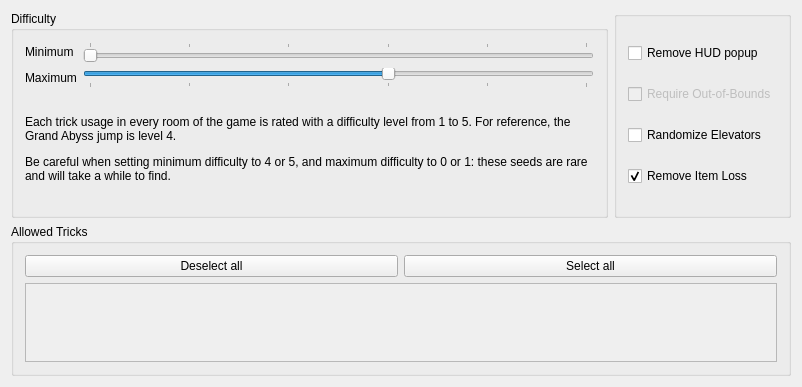
<?xml version="1.0" encoding="UTF-8"?>
<ui version="4.0">
 <class>RandomizeWindow</class>
 <widget class="QMainWindow" name="RandomizeWindow">
  <property name="geometry">
   <rect>
    <x>0</x>
    <y>0</y>
    <width>802</width>
    <height>387</height>
   </rect>
  </property>
  <property name="windowTitle">
   <string>Hello, world!</string>
  </property>
  <widget class="QWidget" name="centralWidget">
   <property name="maximumSize">
    <size>
     <width>16777215</width>
     <height>16777215</height>
    </size>
   </property>
   <layout class="QVBoxLayout" name="verticalLayout_4">
    <item>
     <layout class="QGridLayout" name="gridLayout">
      <item row="2" column="0" rowspan="2">
       <widget class="QGroupBox" name="difficultyBox">
        <property name="title">
         <string>Difficulty</string>
        </property>
        <property name="flat">
         <bool>false</bool>
        </property>
        <property name="checkable">
         <bool>false</bool>
        </property>
        <layout class="QGridLayout" name="gridLayout_6">
         <item row="1" column="1">
          <widget class="QSlider" name="minimumDifficulty">
           <property name="maximum">
            <number>5</number>
           </property>
           <property name="orientation">
            <enum>Qt::Horizontal</enum>
           </property>
           <property name="tickPosition">
            <enum>QSlider::TicksAbove</enum>
           </property>
          </widget>
         </item>
         <item row="1" column="0">
          <widget class="QLabel" name="minimumDifficultyLabel">
           <property name="text">
            <string>Minimum</string>
           </property>
          </widget>
         </item>
         <item row="2" column="1">
          <widget class="QSlider" name="maximumDifficulty">
           <property name="minimum">
            <number>0</number>
           </property>
           <property name="maximum">
            <number>5</number>
           </property>
           <property name="value">
            <number>3</number>
           </property>
           <property name="orientation">
            <enum>Qt::Horizontal</enum>
           </property>
           <property name="tickPosition">
            <enum>QSlider::TicksBelow</enum>
           </property>
          </widget>
         </item>
         <item row="2" column="0">
          <widget class="QLabel" name="maximumDifficultyLabel">
           <property name="text">
            <string>Maximum</string>
           </property>
          </widget>
         </item>
         <item row="3" column="0" colspan="2">
          <widget class="QLabel" name="label">
           <property name="maximumSize">
            <size>
             <width>16777215</width>
             <height>16777215</height>
            </size>
           </property>
           <property name="text">
            <string>&lt;html&gt;&lt;head/&gt;&lt;body&gt;&lt;p&gt;Each trick usage in every room of the game is rated with a difficulty level from 1 to 5. For reference, the Grand Abyss jump is level 4.&lt;/p&gt;&lt;p&gt;Be careful when setting minimum difficulty to 4 or 5, and maximum difficulty to 0 or 1: these seeds are rare and will take a while to find.&lt;/p&gt;&lt;/body&gt;&lt;/html&gt;</string>
           </property>
           <property name="wordWrap">
            <bool>true</bool>
           </property>
          </widget>
         </item>
        </layout>
       </widget>
      </item>
      <item row="2" column="1" rowspan="2">
       <widget class="QGroupBox" name="groupBox">
        <property name="title">
         <string/>
        </property>
        <layout class="QVBoxLayout" name="verticalLayout">
         <item>
          <widget class="QCheckBox" name="removeHudPopup">
           <property name="toolTip">
            <string>The &quot;HUD Popup&quot; is the popup that appears after you collect an item</string>
           </property>
           <property name="text">
            <string>Remove HUD popup</string>
           </property>
          </widget>
         </item>
         <item>
          <widget class="QCheckBox" name="outOfBounds">
           <property name="enabled">
            <bool>false</bool>
           </property>
           <property name="toolTip">
            <string>Currently we have no data to allow this feature</string>
           </property>
           <property name="text">
            <string>Require Out-of-Bounds</string>
           </property>
           <property name="checkable">
            <bool>true</bool>
           </property>
          </widget>
         </item>
         <item>
          <widget class="QCheckBox" name="randomizeElevators">
           <property name="text">
            <string>Randomize Elevators</string>
           </property>
          </widget>
         </item>
         <item>
          <widget class="QCheckBox" name="removeItemLoss">
           <property name="toolTip">
            <string>&lt;html&gt;&lt;head/&gt;&lt;body&gt;&lt;p&gt;When checked, you don't lose your items when entering Hive Chamber B for the first time.&lt;/p&gt;&lt;p&gt;Seeds with this unchecked are rare and may just have many items in the beggining.&lt;/p&gt;&lt;/body&gt;&lt;/html&gt;</string>
           </property>
           <property name="text">
            <string>Remove Item Loss</string>
           </property>
           <property name="checked">
            <bool>true</bool>
           </property>
          </widget>
         </item>
        </layout>
       </widget>
      </item>
      <item row="5" column="0" colspan="2">
       <widget class="QGroupBox" name="allowedTricksBox">
        <property name="title">
         <string>Allowed Tricks</string>
        </property>
        <layout class="QGridLayout" name="gridLayout_5">
         <item row="1" column="0">
          <widget class="QScrollArea" name="tricksScrollArea">
           <property name="minimumSize">
            <size>
             <width>230</width>
             <height>0</height>
            </size>
           </property>
           <property name="horizontalScrollBarPolicy">
            <enum>Qt::ScrollBarAsNeeded</enum>
           </property>
           <property name="widgetResizable">
            <bool>true</bool>
           </property>
           <property name="alignment">
            <set>Qt::AlignLeading|Qt::AlignLeft|Qt::AlignTop</set>
           </property>
           <widget class="QWidget" name="tricksContents">
            <property name="geometry">
             <rect>
              <x>0</x>
              <y>0</y>
              <width>756</width>
              <height>68</height>
             </rect>
            </property>
            <layout class="QVBoxLayout" name="verticalLayout_5">
             <item>
              <layout class="QVBoxLayout" name="tricksContentLayout"/>
             </item>
            </layout>
           </widget>
          </widget>
         </item>
         <item row="0" column="0">
          <layout class="QHBoxLayout" name="horizontalLayout">
           <item>
            <widget class="QPushButton" name="selectNoTricks">
             <property name="text">
              <string>Deselect all</string>
             </property>
            </widget>
           </item>
           <item>
            <widget class="QPushButton" name="selectAllTricks">
             <property name="text">
              <string>Select all</string>
             </property>
            </widget>
           </item>
          </layout>
         </item>
        </layout>
       </widget>
      </item>
     </layout>
    </item>
   </layout>
  </widget>
  <widget class="QMenuBar" name="menuBar">
   <property name="geometry">
    <rect>
     <x>0</x>
     <y>0</y>
     <width>802</width>
     <height>21</height>
    </rect>
   </property>
  </widget>
 </widget>
 <layoutdefault spacing="6" margin="11"/>
 <resources/>
 <connections/>
</ui>
